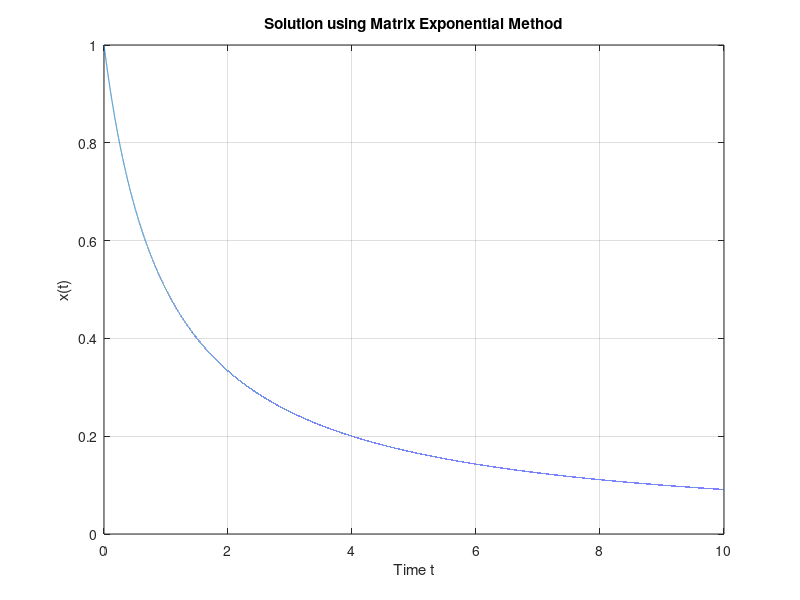

The MATLAB source for this figure:
% Initialize parameters
N = 4;
k = 4;
A = zeros(N, k);
A(1, 2) = -1;  % Initialize the first row of A

% Construct matrix A according to the given logic
for i = 2:N
    for j = 1:k
        if j - i >= 0
            A(i, j) = A(1, j - i + 1) + A(i - 1, j - 1);
        end
    end
end

% Convert A to a matrix and perform the operations
A = double(A);
dt = 0.0001;
t = linspace(0, 10, 100001);
x = 1;  % Initial condition
inversed_matrix = inv(eye(4) - A * dt);  % Inverse matrix computation

% Preallocate x array for efficiency
x_values = zeros(size(t));
x_values(1) = x;

% Iterative solution
for i = 2:length(t)
    X = [x, x^2, x^3, x^4]';  % Current state vector
    x_new = inversed_matrix * X;
    x = x_new(1);  % Update x with the first element of the resulting vector
    x_values(i) = x;
end

% Plot the results
figure;
plot(t, x_values);
xlabel('Time t');
ylabel('x(t)');
title('Solution using Matrix Exponential Method');
grid on;
